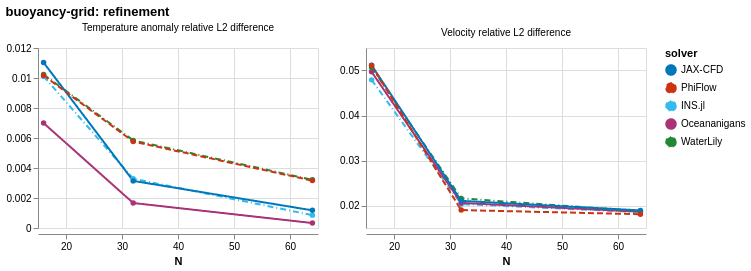

Source (Vega-Lite JSON):
### Vega-Lite specification from a JSON file in a GitHub repository (floating-point values rounded to 4 significant figures)
{"config": {"view": {"continuousWidth": 300, "continuousHeight": 300}}, "data": {"name": "data-2755dcef8f51a578dfa18ba7559b1d72"}, "facet": {"field": "diagnostic", "title": null, "type": "nominal"}, "spec": {"mark": {"type": "line", "point": true}, "encoding": {"color": {"field": "solver", "scale": {"domain": ["JAX-CFD", "PhiFlow", "INS.jl", "Oceananigans", "WaterLily"], "range": ["#0077BB", "#CC3311", "#33BBEE", "#AA3377", "#228833"]}, "type": "nominal"}, "strokeDash": {"field": "solver", "scale": {"domain": ["JAX-CFD", "PhiFlow", "INS.jl", "Oceananigans", "WaterLily"], "range": [[1, 0], [6, 3], [6, 3, 1, 3], [1, 0], [6, 3, 1, 3]]}, "type": "nominal"}, "tooltip": [{"field": "solver", "type": "nominal"}, {"field": "diagnostic", "type": "nominal"}, {"field": "sweep", "type": "quantitative"}, {"field": "value", "format": ".5g", "type": "quantitative"}], "x": {"field": "sweep", "title": "N", "type": "quantitative"}, "y": {"axis": {"format": ".3~g"}, "field": "value", "scale": {"zero": false}, "title": null, "type": "quantitative"}}, "height": 180, "width": 280}, "columns": 3, "resolve": {"scale": {"y": "independent"}}, "title": "buoyancy-grid: refinement", "$schema": "https://vega.github.io/schema/vega-lite/v6.4.1.json", "datasets": {"data-2755dcef8f51a578dfa18ba7559b1d72": [{"solver": "INS.jl", "sweep": 16.0, "diagnostic": "Velocity relative L2 difference", "value": 0.04792}, {"solver": "INS.jl", "sweep": 16.0, "diagnostic": "Temperature anomaly relative L2 difference", "value": 0.01011}, {"solver": "INS.jl", "sweep": 32.0, "diagnostic": "Velocity relative L2 difference", "value": 0.02032}, {"solver": "INS.jl", "sweep": 32.0, "diagnostic": "Temperature anomaly relative L2 difference", "value": 0.003288}, {"solver": "INS.jl", "sweep": 64.0, "diagnostic": "Velocity relative L2 difference", "value": 0.01852}, {"solver": "INS.jl", "sweep": 64.0, "diagnostic": "Temperature anomaly relative L2 difference", "value": 0.0008581}, {"solver": "Oceananigans", "sweep": 16.0, "diagnostic": "Velocity relative L2 difference", "value": 0.0497}, {"solver": "Oceananigans", "sweep": 16.0, "diagnostic": "Temperature anomaly relative L2 difference", "value": 0.006996}, {"solver": "Oceananigans", "sweep": 32.0, "diagnostic": "Velocity relative L2 difference", "value": 0.02058}, {"solver": "Oceananigans", "sweep": 32.0, "diagnostic": "Temperature anomaly relative L2 difference", "value": 0.001667}, {"solver": "Oceananigans", "sweep": 64.0, "diagnostic": "Velocity relative L2 difference", "value": 0.01861}, {"solver": "Oceananigans", "sweep": 64.0, "diagnostic": "Temperature anomaly relative L2 difference", "value": 0.0003299}, {"solver": "WaterLily", "sweep": 16.0, "diagnostic": "Velocity relative L2 difference", "value": 0.05069}, {"solver": "WaterLily", "sweep": 16.0, "diagnostic": "Temperature anomaly relative L2 difference", "value": 0.01023}, {"solver": "WaterLily", "sweep": 32.0, "diagnostic": "Velocity relative L2 difference", "value": 0.02158}, {"solver": "WaterLily", "sweep": 32.0, "diagnostic": "Temperature anomaly relative L2 difference", "value": 0.00584}, {"solver": "WaterLily", "sweep": 64.0, "diagnostic": "Velocity relative L2 difference", "value": 0.01872}, {"solver": "WaterLily", "sweep": 64.0, "diagnostic": "Temperature anomaly relative L2 difference", "value": 0.00321}, {"solver": "JAX-CFD", "sweep": 16.0, "diagnostic": "Velocity relative L2 difference", "value": 0.05116}, {"solver": "JAX-CFD", "sweep": 16.0, "diagnostic": "Temperature anomaly relative L2 difference", "value": 0.01103}, {"solver": "JAX-CFD", "sweep": 32.0, "diagnostic": "Velocity relative L2 difference", "value": 0.02103}, {"solver": "JAX-CFD", "sweep": 32.0, "diagnostic": "Temperature anomaly relative L2 difference", "value": 0.003142}, {"solver": "JAX-CFD", "sweep": 64.0, "diagnostic": "Velocity relative L2 difference", "value": 0.01891}, {"solver": "JAX-CFD", "sweep": 64.0, "diagnostic": "Temperature anomaly relative L2 difference", "value": 0.001177}, {"solver": "PhiFlow", "sweep": 16.0, "diagnostic": "Velocity relative L2 difference", "value": 0.05114}, {"solver": "PhiFlow", "sweep": 16.0, "diagnostic": "Temperature anomaly relative L2 difference", "value": 0.01017}, {"solver": "PhiFlow", "sweep": 32.0, "diagnostic": "Velocity relative L2 difference", "value": 0.01898}, {"solver": "PhiFlow", "sweep": 32.0, "diagnostic": "Temperature anomaly relative L2 difference", "value": 0.005766}, {"solver": "PhiFlow", "sweep": 64.0, "diagnostic": "Velocity relative L2 difference", "value": 0.01806}, {"solver": "PhiFlow", "sweep": 64.0, "diagnostic": "Temperature anomaly relative L2 difference", "value": 0.003159}]}, "usermeta": {"renderer": "svg"}}
